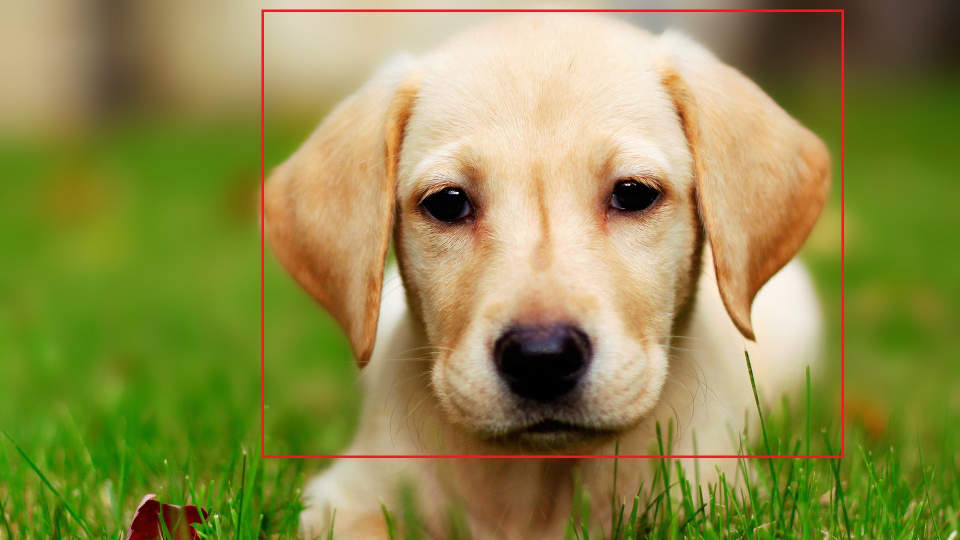
#> input picture Examples/001/Cute-Dog-Wallpaper.JPEG, 1920 x 1080 px (shown at 1/2 size); its folder holds only this picture in this run
$ python resize_pic.py
#> lines starting #> are read from the running program, lines starting #| are printed output that depends on the picture
from PIL import Image
import glob, os
import utils as util

dir_path_list  = util.label_path
file_type = '.jpg'

desire_ratio = 6

for (i, path) in enumerate(dir_path_list):
    for name in glob.glob('./Orig/' + dir_path_list[i] + '/*'):
        orig_img = Image.open(name)
#> orig_img is the input picture: PIL image 1920x1080 RGB; mean R, G, B 144.2, 141.2, 75.8
        img_name = os.path.split(name)[-1].split('.')[0]

        new_img_w = int(orig_img.size[0]/desire_ratio)
#> new_img_w = 320
        new_img_h = int(orig_img.size[1]/desire_ratio)
#> new_img_h = 180
        new_img = orig_img.resize((new_img_w, new_img_h))
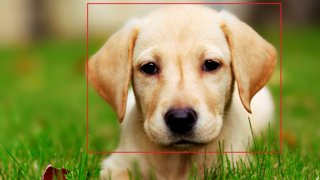
#> new_img: PIL image 320x180 RGB; mean R, G, B 144.2, 141.2, 75.8

        if (os.path.exists("./Train/" + dir_path_list[i])==False) :
            os.makedirs("./Train/" + dir_path_list[i])
        new_img.save("./Train/" + dir_path_list[i] + img_name + file_type)
        # print('new img:', [new_img.size[0], new_img.size[1]]   )
    print('['+str(i)+'] ' + "Save path : " +"./Train/" + dir_path_list[i] )
